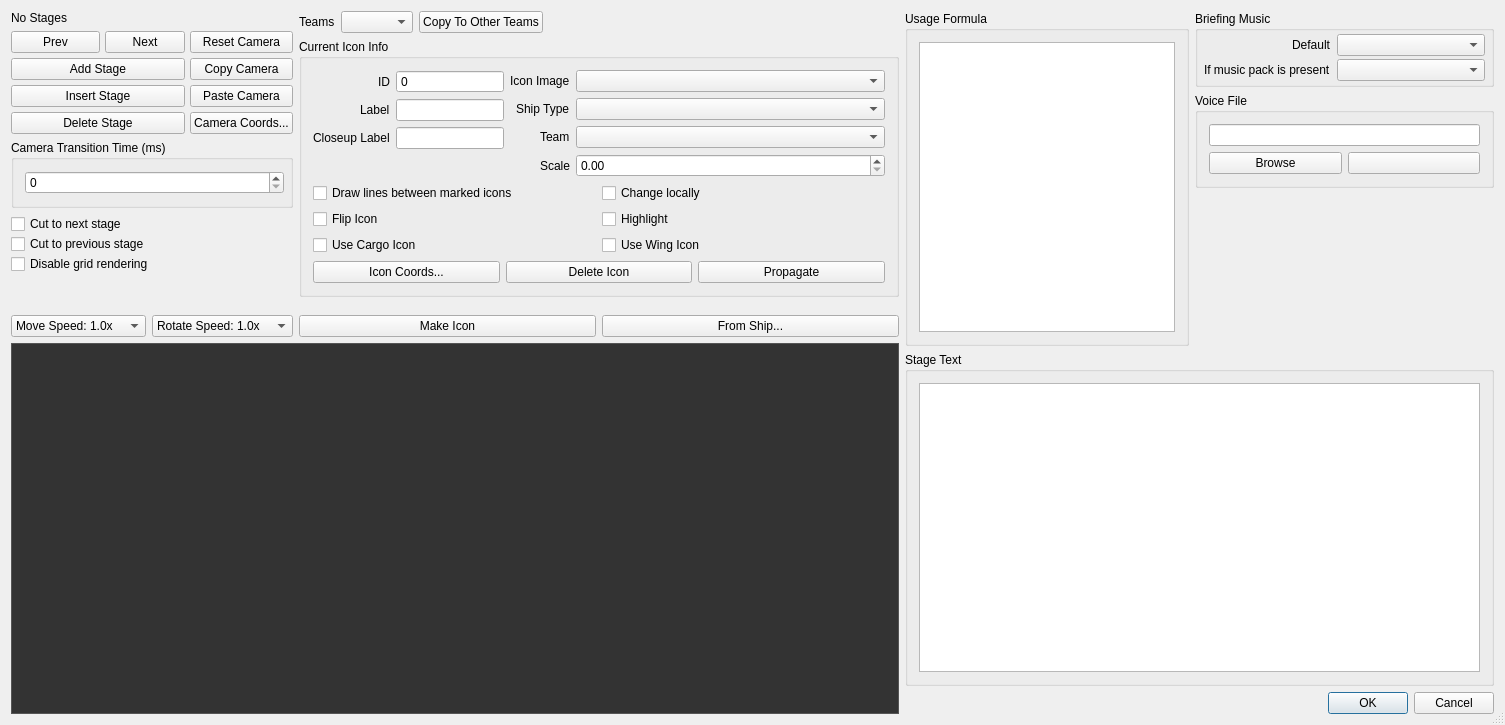
<?xml version="1.0" encoding="UTF-8"?>
<ui version="4.0">
 <class>fso::fred::dialogs::BriefingEditorDialog</class>
 <widget class="QDialog" name="fso::fred::dialogs::BriefingEditorDialog">
  <property name="geometry">
   <rect>
    <x>0</x>
    <y>0</y>
    <width>1505</width>
    <height>725</height>
   </rect>
  </property>
  <property name="minimumSize">
   <size>
    <width>620</width>
    <height>725</height>
   </size>
  </property>
  <property name="windowTitle">
   <string>Briefing Editor</string>
  </property>
  <property name="sizeGripEnabled">
   <bool>true</bool>
  </property>
  <property name="modal">
   <bool>true</bool>
  </property>
  <layout class="QHBoxLayout" name="horizontalLayout_8">
   <item>
    <layout class="QVBoxLayout" name="leftPaneLayout">
     <item>
      <layout class="QHBoxLayout" name="leftPaneControlsLayout">
       <item>
        <layout class="QVBoxLayout" name="stageControlsLayout">
         <item>
          <widget class="QLabel" name="currentStageLabel">
           <property name="text">
            <string>No Stages</string>
           </property>
           <property name="alignment">
            <set>Qt::AlignLeading|Qt::AlignLeft|Qt::AlignTop</set>
           </property>
          </widget>
         </item>
         <item>
          <layout class="QGridLayout" name="stageButtons" columnstretch="0,0,0">
           <property name="spacing">
            <number>5</number>
           </property>
           <item row="0" column="0">
            <widget class="QPushButton" name="prevStageButton">
             <property name="maximumSize">
              <size>
               <width>16777215</width>
               <height>16777215</height>
              </size>
             </property>
             <property name="text">
              <string>Prev</string>
             </property>
             <property name="autoDefault">
              <bool>false</bool>
             </property>
            </widget>
           </item>
           <item row="0" column="1">
            <widget class="QPushButton" name="nextStageButton">
             <property name="sizePolicy">
              <sizepolicy hsizetype="Fixed" vsizetype="Fixed">
               <horstretch>0</horstretch>
               <verstretch>0</verstretch>
              </sizepolicy>
             </property>
             <property name="maximumSize">
              <size>
               <width>16777215</width>
               <height>16777215</height>
              </size>
             </property>
             <property name="text">
              <string>Next</string>
             </property>
             <property name="autoDefault">
              <bool>false</bool>
             </property>
            </widget>
           </item>
           <item row="1" column="0" colspan="2">
            <widget class="QPushButton" name="addStageButton">
             <property name="text">
              <string>Add Stage</string>
             </property>
             <property name="autoDefault">
              <bool>false</bool>
             </property>
            </widget>
           </item>
           <item row="3" column="0" colspan="2">
            <widget class="QPushButton" name="deleteStageButton">
             <property name="maximumSize">
              <size>
               <width>16777215</width>
               <height>16777215</height>
              </size>
             </property>
             <property name="text">
              <string>Delete Stage</string>
             </property>
             <property name="autoDefault">
              <bool>false</bool>
             </property>
            </widget>
           </item>
           <item row="2" column="0" colspan="2">
            <widget class="QPushButton" name="insertStageButton">
             <property name="sizePolicy">
              <sizepolicy hsizetype="Minimum" vsizetype="Fixed">
               <horstretch>0</horstretch>
               <verstretch>0</verstretch>
              </sizepolicy>
             </property>
             <property name="maximumSize">
              <size>
               <width>16777215</width>
               <height>16777215</height>
              </size>
             </property>
             <property name="text">
              <string>Insert Stage</string>
             </property>
             <property name="autoDefault">
              <bool>false</bool>
             </property>
            </widget>
           </item>
           <item row="0" column="2">
            <widget class="QPushButton" name="resetCameraButton">
             <property name="text">
              <string>Reset Camera</string>
             </property>
             <property name="autoDefault">
              <bool>false</bool>
             </property>
            </widget>
           </item>
           <item row="1" column="2">
            <widget class="QPushButton" name="copyCameraButton">
             <property name="text">
              <string>Copy Camera</string>
             </property>
             <property name="autoDefault">
              <bool>false</bool>
             </property>
            </widget>
           </item>
           <item row="2" column="2">
            <widget class="QPushButton" name="pasteCameraButton">
             <property name="text">
              <string>Paste Camera</string>
             </property>
             <property name="autoDefault">
              <bool>false</bool>
             </property>
            </widget>
           </item>
           <item row="3" column="2">
            <widget class="QPushButton" name="cameraCoordinatesButton">
             <property name="text">
              <string>Camera Coords...</string>
             </property>
             <property name="autoDefault">
              <bool>false</bool>
             </property>
            </widget>
           </item>
          </layout>
         </item>
         <item>
          <widget class="QGroupBox" name="cameraTransitionTimeGroupBox">
           <property name="title">
            <string>Camera Transition Time (ms)</string>
           </property>
           <layout class="QVBoxLayout" name="verticalLayout">
            <property name="rightMargin">
             <number>6</number>
            </property>
            <item>
             <widget class="QSpinBox" name="cameraTransitionTimeSpinBox">
              <property name="maximum">
               <number>16777215</number>
              </property>
             </widget>
            </item>
           </layout>
          </widget>
         </item>
         <item>
          <layout class="QVBoxLayout" name="stageFlagsLayout">
           <property name="spacing">
            <number>0</number>
           </property>
           <item>
            <widget class="QCheckBox" name="cutToNextStageCheckBox">
             <property name="text">
              <string>Cut to next stage</string>
             </property>
            </widget>
           </item>
           <item>
            <widget class="QCheckBox" name="cutToPrevStageCheckBox">
             <property name="text">
              <string>Cut to previous stage</string>
             </property>
            </widget>
           </item>
           <item>
            <widget class="QCheckBox" name="disableGridCheckBox">
             <property name="text">
              <string>Disable grid rendering</string>
             </property>
            </widget>
           </item>
          </layout>
         </item>
         <item>
          <spacer name="stageControlsSpacer">
           <property name="orientation">
            <enum>Qt::Vertical</enum>
           </property>
           <property name="sizeHint" stdset="0">
            <size>
             <width>20</width>
             <height>40</height>
            </size>
           </property>
          </spacer>
         </item>
         <item>
          <layout class="QHBoxLayout" name="cameraSpeedLayout">
           <item>
            <widget class="QComboBox" name="movementSpeedComboBox">
             <property name="currentIndex">
              <number>2</number>
             </property>
             <item>
              <property name="text">
               <string>Move Speed: 0.25x</string>
              </property>
             </item>
             <item>
              <property name="text">
               <string>Move Speed: 0.5x</string>
              </property>
             </item>
             <item>
              <property name="text">
               <string>Move Speed: 1.0x</string>
              </property>
             </item>
            </widget>
           </item>
           <item>
            <widget class="QComboBox" name="rotationSpeedComboBox">
             <property name="currentIndex">
              <number>2</number>
             </property>
             <item>
              <property name="text">
               <string>Rotate Speed: 0.25x</string>
              </property>
             </item>
             <item>
              <property name="text">
               <string>Rotate Speed: 0.5x</string>
              </property>
             </item>
             <item>
              <property name="text">
               <string>Rotate Speed: 1.0x</string>
              </property>
             </item>
            </widget>
           </item>
          </layout>
         </item>
        </layout>
       </item>
       <item>
        <layout class="QVBoxLayout" name="stageSubControlsLayout_2">
         <item>
          <layout class="QHBoxLayout" name="teamControlsLayout">
           <item>
            <widget class="QLabel" name="teamLabel">
             <property name="text">
              <string>Teams</string>
             </property>
            </widget>
           </item>
           <item>
            <widget class="QComboBox" name="teamComboBox"/>
           </item>
           <item>
            <widget class="QPushButton" name="copyToOtherTeamsButton">
             <property name="text">
              <string>Copy To Other Teams</string>
             </property>
            </widget>
           </item>
           <item>
            <spacer name="teamSpacer">
             <property name="orientation">
              <enum>Qt::Horizontal</enum>
             </property>
             <property name="sizeHint" stdset="0">
              <size>
               <width>40</width>
               <height>20</height>
              </size>
             </property>
            </spacer>
           </item>
          </layout>
         </item>
         <item>
          <widget class="QGroupBox" name="currentIconInfoGroupBox">
           <property name="minimumSize">
            <size>
             <width>0</width>
             <height>0</height>
            </size>
           </property>
           <property name="title">
            <string>Current Icon Info</string>
           </property>
           <layout class="QVBoxLayout" name="verticalLayout_15">
            <item>
             <layout class="QHBoxLayout" name="iconDetailsLayout" stretch="0,1">
              <item>
               <layout class="QFormLayout" name="iconLabelsForm">
                <property name="labelAlignment">
                 <set>Qt::AlignRight|Qt::AlignTrailing|Qt::AlignVCenter</set>
                </property>
                <item row="0" column="0">
                 <widget class="QLabel" name="iconIdLabel">
                  <property name="text">
                   <string>ID</string>
                  </property>
                 </widget>
                </item>
                <item row="1" column="0">
                 <widget class="QLabel" name="iconLabelLabel">
                  <property name="text">
                   <string>Label</string>
                  </property>
                 </widget>
                </item>
                <item row="1" column="1">
                 <widget class="QLineEdit" name="iconLabelLineEdit"/>
                </item>
                <item row="2" column="0">
                 <widget class="QLabel" name="iconCloseupLabelLabel">
                  <property name="text">
                   <string>Closeup Label</string>
                  </property>
                 </widget>
                </item>
                <item row="2" column="1">
                 <widget class="QLineEdit" name="iconCloseupLabelLineEdit"/>
                </item>
                <item row="0" column="1">
                 <widget class="QSpinBox" name="iconIdSpinBox">
                  <property name="buttonSymbols">
                   <enum>QAbstractSpinBox::NoButtons</enum>
                  </property>
                  <property name="maximum">
                   <number>16777215</number>
                  </property>
                 </widget>
                </item>
               </layout>
              </item>
              <item>
               <layout class="QFormLayout" name="iconVisualsLayout">
                <property name="labelAlignment">
                 <set>Qt::AlignRight|Qt::AlignTrailing|Qt::AlignVCenter</set>
                </property>
                <item row="0" column="0">
                 <widget class="QLabel" name="iconImageLabel">
                  <property name="text">
                   <string>Icon Image</string>
                  </property>
                 </widget>
                </item>
                <item row="0" column="1">
                 <widget class="QComboBox" name="iconImageComboBox"/>
                </item>
                <item row="1" column="0">
                 <widget class="QLabel" name="iconShipTypeLabel">
                  <property name="text">
                   <string>Ship Type</string>
                  </property>
                 </widget>
                </item>
                <item row="1" column="1">
                 <widget class="QComboBox" name="iconShipTypeComboBox"/>
                </item>
                <item row="2" column="0">
                 <widget class="QLabel" name="iconTeamLabel">
                  <property name="text">
                   <string>Team</string>
                  </property>
                 </widget>
                </item>
                <item row="2" column="1">
                 <widget class="QComboBox" name="iconTeamComboBox"/>
                </item>
                <item row="3" column="0">
                 <widget class="QLabel" name="iconScaleLabel">
                  <property name="text">
                   <string>Scale</string>
                  </property>
                 </widget>
                </item>
                <item row="3" column="1">
                 <widget class="QDoubleSpinBox" name="scaleDoubleSpinBox"/>
                </item>
               </layout>
              </item>
             </layout>
            </item>
            <item>
             <layout class="QGridLayout" name="iconCheckboxesLayout">
              <item row="3" column="1">
               <widget class="QCheckBox" name="highlightCheckBox">
                <property name="text">
                 <string>Highlight</string>
                </property>
               </widget>
              </item>
              <item row="4" column="1">
               <widget class="QCheckBox" name="useWingIconCheckBox">
                <property name="text">
                 <string>Use Wing Icon</string>
                </property>
               </widget>
              </item>
              <item row="1" column="1">
               <widget class="QCheckBox" name="changeLocallyCheckBox">
                <property name="text">
                 <string>Change locally</string>
                </property>
               </widget>
              </item>
              <item row="1" column="0">
               <widget class="QCheckBox" name="drawLinesCheckBox">
                <property name="text">
                 <string>Draw lines between marked icons</string>
                </property>
                <property name="tristate">
                 <bool>true</bool>
                </property>
               </widget>
              </item>
              <item row="3" column="0">
               <widget class="QCheckBox" name="flipIconCheckBox">
                <property name="text">
                 <string>Flip Icon</string>
                </property>
               </widget>
              </item>
              <item row="4" column="0">
               <widget class="QCheckBox" name="useCargoIconCheckBox">
                <property name="text">
                 <string>Use Cargo Icon</string>
                </property>
               </widget>
              </item>
             </layout>
            </item>
            <item>
             <layout class="QHBoxLayout" name="iconSetupButtonsLayout">
              <item>
               <widget class="QPushButton" name="iconCoordinatesButton">
                <property name="text">
                 <string>Icon Coords...</string>
                </property>
               </widget>
              </item>
              <item>
               <widget class="QPushButton" name="deleteIconButton">
                <property name="text">
                 <string>Delete Icon</string>
                </property>
                <property name="autoDefault">
                 <bool>false</bool>
                </property>
               </widget>
              </item>
              <item>
               <widget class="QPushButton" name="propagateIconButton">
                <property name="text">
                 <string>Propagate</string>
                </property>
                <property name="autoDefault">
                 <bool>false</bool>
                </property>
               </widget>
              </item>
             </layout>
            </item>
           </layout>
          </widget>
         </item>
         <item>
          <spacer name="verticalSpacer">
           <property name="orientation">
            <enum>Qt::Vertical</enum>
           </property>
           <property name="sizeHint" stdset="0">
            <size>
             <width>20</width>
             <height>40</height>
            </size>
           </property>
          </spacer>
         </item>
         <item>
          <layout class="QHBoxLayout" name="makeIconButtons">
           <item>
            <widget class="QPushButton" name="makeIconButton">
             <property name="text">
              <string>Make Icon</string>
             </property>
             <property name="autoDefault">
              <bool>false</bool>
             </property>
            </widget>
           </item>
           <item>
            <widget class="QPushButton" name="makeIconFromShipButton">
             <property name="text">
              <string>From Ship...</string>
             </property>
             <property name="autoDefault">
              <bool>false</bool>
             </property>
            </widget>
           </item>
          </layout>
         </item>
        </layout>
       </item>
      </layout>
     </item>
     <item>
      <widget class="QWidget" name="mapView" native="true">
       <property name="enabled">
        <bool>true</bool>
       </property>
       <property name="sizePolicy">
        <sizepolicy hsizetype="Preferred" vsizetype="Preferred">
         <horstretch>0</horstretch>
         <verstretch>0</verstretch>
        </sizepolicy>
       </property>
       <property name="minimumSize">
        <size>
         <width>888</width>
         <height>371</height>
        </size>
       </property>
       <property name="styleSheet">
        <string notr="true">QWidget {
    background-color: #333333;
    border: 1px solid #555555;
}</string>
       </property>
      </widget>
     </item>
    </layout>
   </item>
   <item>
    <layout class="QVBoxLayout" name="rightPaneLayout">
     <item>
      <layout class="QHBoxLayout" name="stageSubControlsLayout">
       <item>
        <widget class="QGroupBox" name="usageFormulaGroupBox">
         <property name="title">
          <string>Usage Formula</string>
         </property>
         <layout class="QVBoxLayout" name="verticalLayout_3">
          <item>
           <widget class="fso::fred::sexp_tree" name="formulaTreeView">
            <property name="sizePolicy">
             <sizepolicy hsizetype="Preferred" vsizetype="Preferred">
              <horstretch>0</horstretch>
              <verstretch>0</verstretch>
             </sizepolicy>
            </property>
            <property name="minimumSize">
             <size>
              <width>0</width>
              <height>0</height>
             </size>
            </property>
            <property name="frameShape">
             <enum>QFrame::StyledPanel</enum>
            </property>
           </widget>
          </item>
         </layout>
        </widget>
       </item>
       <item>
        <layout class="QVBoxLayout" name="stageAudioControlsLayout">
         <item>
          <widget class="QGroupBox" name="briefingMusicLayout">
           <property name="minimumSize">
            <size>
             <width>200</width>
             <height>0</height>
            </size>
           </property>
           <property name="sizeIncrement">
            <size>
             <width>0</width>
             <height>0</height>
            </size>
           </property>
           <property name="title">
            <string>Briefing Music</string>
           </property>
           <layout class="QFormLayout" name="formLayout">
            <property name="labelAlignment">
             <set>Qt::AlignRight|Qt::AlignTrailing|Qt::AlignVCenter</set>
            </property>
            <property name="verticalSpacing">
             <number>3</number>
            </property>
            <property name="leftMargin">
             <number>6</number>
            </property>
            <property name="topMargin">
             <number>3</number>
            </property>
            <property name="rightMargin">
             <number>6</number>
            </property>
            <property name="bottomMargin">
             <number>3</number>
            </property>
            <item row="0" column="0">
             <widget class="QLabel" name="defaultMusicLabel">
              <property name="text">
               <string>Default</string>
              </property>
             </widget>
            </item>
            <item row="0" column="1">
             <widget class="QComboBox" name="defaultMusicComboBox">
              <property name="editable">
               <bool>false</bool>
              </property>
             </widget>
            </item>
            <item row="1" column="0">
             <widget class="QLabel" name="musicPackLabel">
              <property name="text">
               <string>If music pack is present</string>
              </property>
              <property name="wordWrap">
               <bool>true</bool>
              </property>
             </widget>
            </item>
            <item row="1" column="1">
             <widget class="QComboBox" name="musicPackComboBox"/>
            </item>
           </layout>
          </widget>
         </item>
         <item>
          <widget class="QGroupBox" name="voiceFileGroupBox">
           <property name="title">
            <string>Voice File</string>
           </property>
           <layout class="QVBoxLayout" name="verticalLayout_13">
            <item>
             <widget class="QLineEdit" name="voiceFileLineEdit">
              <property name="text">
               <string/>
              </property>
             </widget>
            </item>
            <item>
             <layout class="QHBoxLayout" name="voiceFileButtonsLayout">
              <item>
               <widget class="QPushButton" name="voiceFileBrowseButton">
                <property name="text">
                 <string>Browse</string>
                </property>
                <property name="autoDefault">
                 <bool>false</bool>
                </property>
               </widget>
              </item>
              <item>
               <widget class="QPushButton" name="voiceFilePlayButton">
                <property name="text">
                 <string/>
                </property>
                <property name="icon">
                 <iconset resource="../resources/resources.qrc">
                  <normaloff>:/images/play.png</normaloff>:/images/play.png</iconset>
                </property>
                <property name="autoDefault">
                 <bool>false</bool>
                </property>
               </widget>
              </item>
             </layout>
            </item>
           </layout>
          </widget>
         </item>
         <item>
          <spacer name="audioControlsSpacer">
           <property name="orientation">
            <enum>Qt::Vertical</enum>
           </property>
           <property name="sizeHint" stdset="0">
            <size>
             <width>20</width>
             <height>40</height>
            </size>
           </property>
          </spacer>
         </item>
        </layout>
       </item>
      </layout>
     </item>
     <item>
      <widget class="QGroupBox" name="stageTextGroupBox">
       <property name="title">
        <string>Stage Text</string>
       </property>
       <layout class="QVBoxLayout" name="verticalLayout_6">
        <item>
         <widget class="QPlainTextEdit" name="stageTextPlainTextEdit"/>
        </item>
       </layout>
      </widget>
     </item>
     <item>
      <widget class="QDialogButtonBox" name="okAndCancelButtons">
       <property name="layoutDirection">
        <enum>Qt::LeftToRight</enum>
       </property>
       <property name="orientation">
        <enum>Qt::Horizontal</enum>
       </property>
       <property name="standardButtons">
        <set>QDialogButtonBox::Cancel|QDialogButtonBox::Ok</set>
       </property>
      </widget>
     </item>
    </layout>
   </item>
  </layout>
 </widget>
 <layoutdefault spacing="6" margin="11"/>
 <customwidgets>
  <customwidget>
   <class>fso::fred::sexp_tree</class>
   <extends>QTreeView</extends>
   <header>ui/widgets/sexp_tree.h</header>
  </customwidget>
 </customwidgets>
 <resources>
  <include location="../resources/resources.qrc"/>
 </resources>
 <connections/>
</ui>
